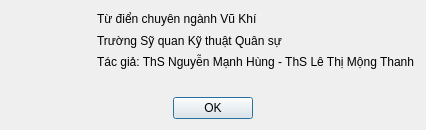
<?xml version="1.0" encoding="UTF-8"?>
<ui version="4.0">
 <class>About</class>
 <widget class="QDialog" name="About">
  <property name="windowModality">
   <enum>Qt::NonModal</enum>
  </property>
  <property name="geometry">
   <rect>
    <x>0</x>
    <y>0</y>
    <width>386</width>
    <height>129</height>
   </rect>
  </property>
  <property name="windowTitle">
   <string>About</string>
  </property>
  <property name="modal">
   <bool>true</bool>
  </property>
  <layout class="QVBoxLayout" name="verticalLayout_2">
   <item>
    <layout class="QHBoxLayout" name="horizontalLayout">
     <item>
      <widget class="QLabel" name="icon">
       <property name="minimumSize">
        <size>
         <width>80</width>
         <height>80</height>
        </size>
       </property>
       <property name="maximumSize">
        <size>
         <width>80</width>
         <height>80</height>
        </size>
       </property>
       <property name="text">
        <string/>
       </property>
       <property name="pixmap">
        <pixmap resource="resources.qrc">:/icons/programicon.png</pixmap>
       </property>
       <property name="scaledContents">
        <bool>true</bool>
       </property>
       <property name="alignment">
        <set>Qt::AlignCenter</set>
       </property>
       <property name="margin">
        <number>10</number>
       </property>
      </widget>
     </item>
     <item>
      <layout class="QVBoxLayout" name="verticalLayout">
       <item>
        <layout class="QHBoxLayout" name="horizontalLayout_2">
         <property name="spacing">
          <number>0</number>
         </property>
         <item>
          <widget class="QLabel" name="label">
           <property name="text">
            <string>Từ điển chuyên ngành Vũ Khí</string>
           </property>
           <property name="alignment">
            <set>Qt::AlignLeading|Qt::AlignLeft|Qt::AlignVCenter</set>
           </property>
          </widget>
         </item>
        </layout>
       </item>
       <item>
        <widget class="QLabel" name="label_2">
         <property name="text">
          <string>Trường Sỹ quan Kỹ thuật Quân sự</string>
         </property>
         <property name="alignment">
          <set>Qt::AlignLeading|Qt::AlignLeft|Qt::AlignVCenter</set>
         </property>
        </widget>
       </item>
       <item>
        <widget class="QLabel" name="label_3">
         <property name="text">
          <string>Tác giả: ThS Nguyễn Mạnh Hùng - ThS Lê Thị Mộng Thanh</string>
         </property>
         <property name="alignment">
          <set>Qt::AlignLeading|Qt::AlignLeft|Qt::AlignVCenter</set>
         </property>
        </widget>
       </item>
       <item>
        <widget class="QLabel" name="qtVersion">
         <property name="text">
          <string notr="true"/>
         </property>
         <property name="textInteractionFlags">
          <set>Qt::TextEditorInteraction</set>
         </property>
        </widget>
       </item>
      </layout>
     </item>
    </layout>
   </item>
   <item>
    <widget class="QDialogButtonBox" name="buttonBox">
     <property name="orientation">
      <enum>Qt::Horizontal</enum>
     </property>
     <property name="standardButtons">
      <set>QDialogButtonBox::Ok</set>
     </property>
     <property name="centerButtons">
      <bool>true</bool>
     </property>
    </widget>
   </item>
  </layout>
 </widget>
 <resources>
  <include location="resources.qrc"/>
 </resources>
 <connections>
  <connection>
   <sender>buttonBox</sender>
   <signal>accepted()</signal>
   <receiver>About</receiver>
   <slot>accept()</slot>
   <hints>
    <hint type="sourcelabel">
     <x>248</x>
     <y>254</y>
    </hint>
    <hint type="destinationlabel">
     <x>157</x>
     <y>274</y>
    </hint>
   </hints>
  </connection>
  <connection>
   <sender>buttonBox</sender>
   <signal>rejected()</signal>
   <receiver>About</receiver>
   <slot>reject()</slot>
   <hints>
    <hint type="sourcelabel">
     <x>316</x>
     <y>260</y>
    </hint>
    <hint type="destinationlabel">
     <x>286</x>
     <y>274</y>
    </hint>
   </hints>
  </connection>
 </connections>
</ui>
